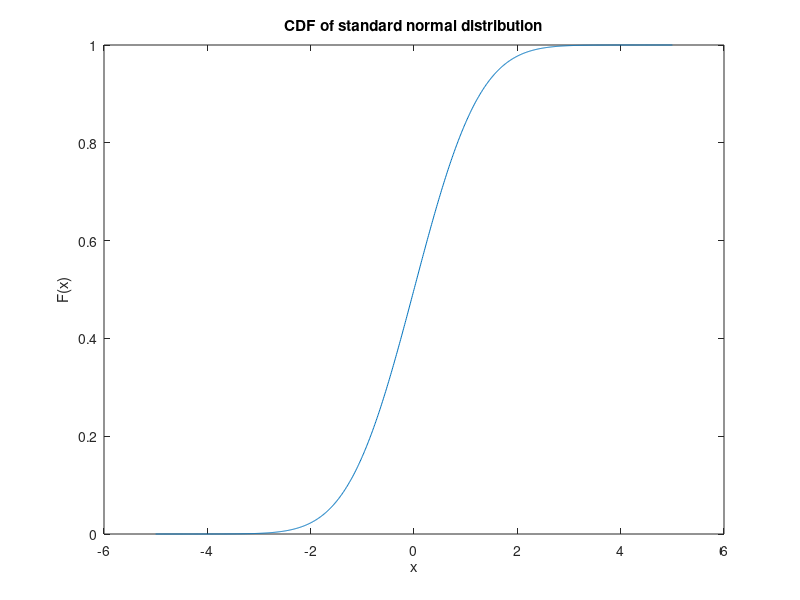

MATLAB code to generate this figure: (Note: this script raises an error after producing the figure.)
%% Chapter 23 of Murphy's 
% "Machine Learning - a Probabilistic Perspective", 2012

% This script serves to implement the sampling methods discussed in the
% aforementioned chapter, complemented with other additional resources.

%% Import statements
addpath('~/Documents/MATLAB');
addpath('../');

%% Sampling from standard distributions - Using the cdf 
%(skipping the Box Muller method)

x = [-5:0.01:5];
p = normcdf(x, 0, 1); % returns the cdf of the standard normal distribution

figure(1)
plot(x, p)
xlabel('x')
ylabel('F(x)')
title('CDF of standard normal distribution')

% Generate observations of random variable following U(0,1)

U = rand([1,1000]);
s = norminv(U);

size_s = size(s);

figure(2)
histogram(s, 'FaceColor', [254,178,76]/255, 'NumBins', 100)
hold on

% And now how do I sample from my approximated standard gaussian given this
% histogram? 
% Check out: https://stats.stackexchange.com/questions/191725/sample-from-distribution-given-by-histogram

%% Rejection sampling - or simple alternative when the inverse cdf method cannot be used

% Create strange-ish distribution - Gaussian mixture of 2 gaussians
% x = [-30:0.1:40];
% y1 = normpdf(x, 0, 2);
% y2 = normpdf(x, 20, 7);
% p = create_distribution(y1,y2)

x = [-30:0.1:40]
mu_list = [0, 20];
sigma_list = [1, 7];
p = gaussian_mix(x, mu_list, sigma_list, weights);

% fun = @create_distribution;
% AUC = integral(@(y1,y2)fun(y1,y2), -Inf, Inf)

figure()
plot(x, p)
xlabel('x')
ylabel('p(x)')
title('Function we want to approximate')

% Create unnormalized distribution and proposal distribution
p_tilde = gaussian_mix(x, mu_list, sigma_list, weights);
plot(x, p_tilde)

% How to define the proposal distribution?
x0 = median(x); % Pure intuition. Not backed up by anything. 
% In this example, however, it would lead to less rejection, should we do
% something like rejection sampling.
[max_p, idx] = max(p_tilde);
x0 = x(idx); % based on the Laplace Approximation (Bishop p. 214)

% Sigma cannot be defined arbitrarily! At least not for the Laplace
% approximation.
sigma = 1;
k = 1;
q = normpdf(x, x0, sigma); % here, we are taking the biggest mode as the mean

% Plot the functions before guaranteeing that q > p_tilde
figure() 
plot(x, p_tilde)
hold on
plot(x, q)
title('Before adjusting the proposal distribution')

% Guarantees that k*q > p 
iter = 1;
sigma_final1 = sigma;
k1 = k;
while sum(p_tilde > k1*q) > 1 % does the job but will be inefficient!
    k1 = k1 + 1;
    sigma_final1 = sigma_final1 + 1
    q = normpdf(x, x0, sigma_final1)
    iter = iter + 1;
end
iter
k1
sigma_final1


iter = 1
sigma_final2 = sigma
k2 = k
% From graphical intuition
while sum(p_tilde > k2*q) > 1
    if max(p_tilde)>max(k2*q)
        k2 = k2 + 1;
        iter = iter + 1;
    else 
        sigma_final2 = sigma_final2 + 1;
        iter = iter + 1;
    end
    q = normpdf(x, x0, sigma_final2)
end
iter
k2
sigma_final2


q_prop1 = k1*normpdf(x, x0, sigma_final1)

figure() 
plot(x, p_tilde)
hold on
plot(x, q_prop1)
fill([x, fliplr(x)], [p_tilde, fliplr(q_prop1)], [250 128 114]/255)
alpha(0.5)


q_prop2 = k2*normpdf(x, x0, sigma_final2)


q_prop2 = proposal_distribution(x,x0, sigma_final2, k2)

figure() 
plot(x, p_tilde)
hold on
plot(x, q_prop2)
fill([x, fliplr(x)], [p_tilde, fliplr(q_prop2)], [176, 196, 222]/255)
alpha(0.5)

% Actually performing rejection sampling
% n_iterations=2000;
% for i = 1:n_iterations
%     r = -50 + 100.*rand(1,1000);
    n_points = 1000;
    r = normrnd(x0,sigma_final2, [1, n_points]); % First, generate number from q(z) (not kq(z))
    h = proposal_distribution(r, x0, sigma_final2, k2).*rand(1,n_points);
% end

% Your implementation follows Bishop more (see p. 529)
figure;
z_final = []
for i=1:length(h)
    % Select color
    if h(i) < gaussian_mix(r(i),mu_list,sigma_list, weights)
        mycolor = [34, 139, 34]/255;
        z_final = [z_final, r(i)];
    else
        mycolor = [178, 34, 34]/255;
    end
    % Plot the point
    scatter(r(i), h(i), 'MarkerEdgeColor', mycolor, 'MarkerFaceColor', mycolor)
    hold on
end
title('Rejection sampling - Accepted and rejected points')

figure;
histogram(z_final, 'Numbins', 20)
title('Histogram of the accepted z values') % we can now get an approximation to p from this!

%% Adaptive rejection sampling
% This method is supposed to come up with a tight upper envelope q(x) to
% any log concave density p(x).
% Examples of log concave functions: https://en.wikipedia.org/wiki/Logarithmically_concave_function
% A Gaussian mixture is not one of them. :(

% In Chapter 24, we will describe MCMC sampling, which is a more efficient 
% way to sample from high dimensional distributions. Sometimes this uses 
% (adaptive) rejection sampling as a subroutine, which is known as adaptive 
% rejection Metropolis sampling (Gilks et al. 1995).    

%% Importance sampling
% Unlike rejection sampling, we use all the samples.
% It's not really a sampling method. It's an approximation method.

